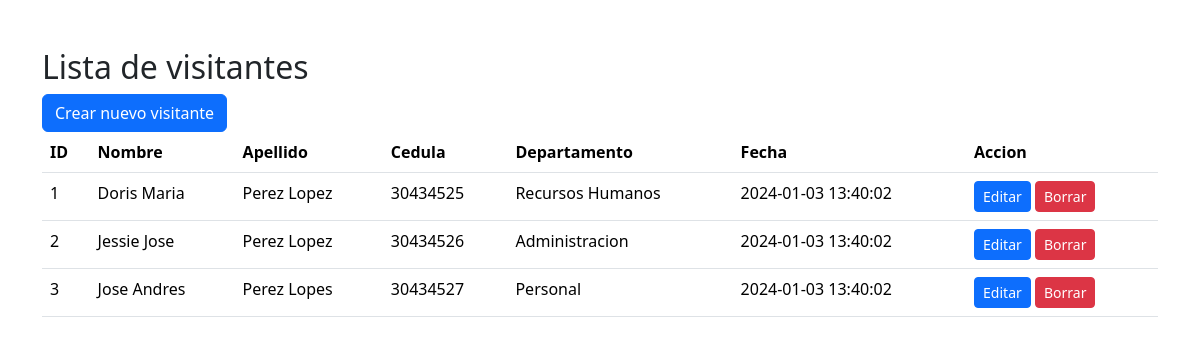
The page / on the database its author committed.
### tables this page shows
CREATE TABLE `clientes` (
  `id` int(11) NOT NULL,
  `Nombre` varchar(200) NOT NULL,
  `Apellido` varchar(200) NOT NULL,
  `Cedula` int(8) UNSIGNED ZEROFILL NOT NULL,
  `Departamento` varchar(100) NOT NULL,
  `Fecha` datetime NOT NULL DEFAULT current_timestamp()
);

### index.php (the view, shortened to what this page needs)
<!DOCTYPE html>
<html lang="en">
<head>
    <link rel="stylesheet" href="https://cdn.jsdelivr.net/npm/bootstrap@5.3.2/dist/css/bootstrap.min.css">
</head>
<body>
    <div class="container my-5">
        <h2>Lista de visitantes</h2>
        <a class="btn btn-primary" href="/sist_informacion/create.php" role="button">Crear nuevo visitante</a>
        <br>
        <table class="table">
            <thead>
                <tr>
                    <th>ID</th>
                    <th>Nombre</th>
                    <th>Apellido</th>
                    <th>Cedula</th>
                    <th>Departamento</th>
                    <th>Fecha</th>
                    <th>Accion</th>
                </tr>
            </thead>
            <tbody>
                <?php
                $servername = "localhost";
                $username = "root";
                $password = "";
                $database = "sistema_informacion";
                $connection = new mysqli($servername, $username, $password, $database);
                $sql = "SELECT * FROM clientes";
                $result = $connection->query($sql);
                while($row = $result->fetch_assoc()) {
                    echo "
                    <tr>
                        <td>$row[id]</td>
                        <td>$row[Nombre]</td>
                        <td>$row[Apellido]</td>
                        <td>$row[Cedula]</td>
                        <td>$row[Departamento]</td>
                        <td>$row[Fecha]</td>
                        <td>
                            <a class='btn btn-primary btn-sm' href='/sist_informacion/edit.php?id=$row[id]'>Editar</a>
                            <a class='btn btn-danger btn-sm' href='/sist_informacion/delete.php?id=$row[id]'>Borrar</a>
                        </td>
                    </tr>
                    ";
                }
                ?>
            </tbody>
        </table>
    </div>
</body>
</html>

### rows shown on the page
clientes: id "1", Nombre "Doris Maria", Apellido "Perez Lopez", Cedula "30434525", Departamento "Recursos Humanos", Fecha "2024-01-03 13:40:02"
clientes: id "2", Nombre "Jessie Jose", Apellido "Perez Lopez", Cedula "30434526", Departamento "Administracion", Fecha "2024-01-03 13:40:02"
clientes: id "3", Nombre "Jose Andres", Apellido "Perez Lopes", Cedula "30434527", Departamento "Personal", Fecha "2024-01-03 13:40:02"
